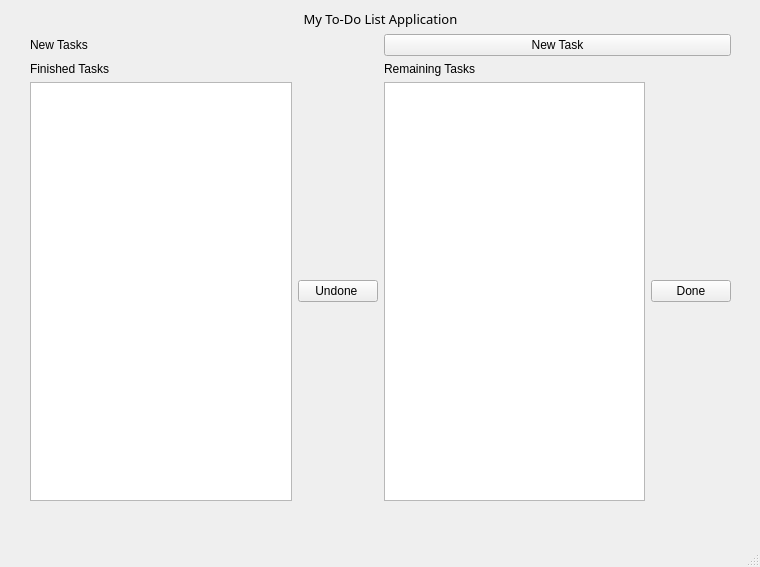
<?xml version="1.0" encoding="UTF-8"?>
<ui version="4.0">
 <class>MainWindow</class>
 <widget class="QMainWindow" name="MainWindow">
  <property name="geometry">
   <rect>
    <x>0</x>
    <y>0</y>
    <width>760</width>
    <height>567</height>
   </rect>
  </property>
  <property name="windowTitle">
   <string>MainWindow</string>
  </property>
  <widget class="QWidget" name="centralwidget">
   <widget class="QWidget" name="layoutWidget">
    <property name="geometry">
     <rect>
      <x>30</x>
      <y>10</y>
      <width>701</width>
      <height>491</height>
     </rect>
    </property>
    <layout class="QVBoxLayout" name="verticalLayout_3">
     <item>
      <widget class="QLabel" name="main_label">
       <property name="font">
        <font>
         <family>Lucida Sans</family>
         <pointsize>10</pointsize>
         <weight>50</weight>
         <italic>false</italic>
         <bold>false</bold>
        </font>
       </property>
       <property name="text">
        <string>My To-Do List Application</string>
       </property>
       <property name="alignment">
        <set>Qt::AlignCenter</set>
       </property>
      </widget>
     </item>
     <item>
      <layout class="QHBoxLayout" name="horizontalLayout_3">
       <item>
        <widget class="QLabel" name="new_task">
         <property name="text">
          <string>New Tasks</string>
         </property>
        </widget>
       </item>
       <item>
        <widget class="QPushButton" name="btn_new_task">
         <property name="text">
          <string>New Task</string>
         </property>
        </widget>
       </item>
      </layout>
     </item>
     <item>
      <layout class="QHBoxLayout" name="horizontalLayout_4">
       <item>
        <layout class="QVBoxLayout" name="verticalLayout">
         <item>
          <widget class="QLabel" name="finished_tasks">
           <property name="text">
            <string>Finished Tasks</string>
           </property>
          </widget>
         </item>
         <item>
          <layout class="QHBoxLayout" name="horizontalLayout">
           <item>
            <widget class="QListWidget" name="listWidget"/>
           </item>
           <item>
            <widget class="QPushButton" name="btn_undone">
             <property name="autoFillBackground">
              <bool>false</bool>
             </property>
             <property name="text">
              <string>Undone </string>
             </property>
            </widget>
           </item>
          </layout>
         </item>
        </layout>
       </item>
       <item>
        <layout class="QVBoxLayout" name="verticalLayout_2">
         <item>
          <widget class="QLabel" name="label_3">
           <property name="text">
            <string>Remaining Tasks</string>
           </property>
          </widget>
         </item>
         <item>
          <layout class="QHBoxLayout" name="horizontalLayout_2">
           <item>
            <widget class="QListWidget" name="listWidget_2"/>
           </item>
           <item>
            <widget class="QPushButton" name="btn_done">
             <property name="text">
              <string>Done</string>
             </property>
            </widget>
           </item>
          </layout>
         </item>
        </layout>
       </item>
      </layout>
     </item>
    </layout>
   </widget>
  </widget>
  <widget class="QMenuBar" name="menubar">
   <property name="geometry">
    <rect>
     <x>0</x>
     <y>0</y>
     <width>760</width>
     <height>26</height>
    </rect>
   </property>
  </widget>
  <widget class="QStatusBar" name="statusbar"/>
 </widget>
 <resources/>
 <connections/>
</ui>
